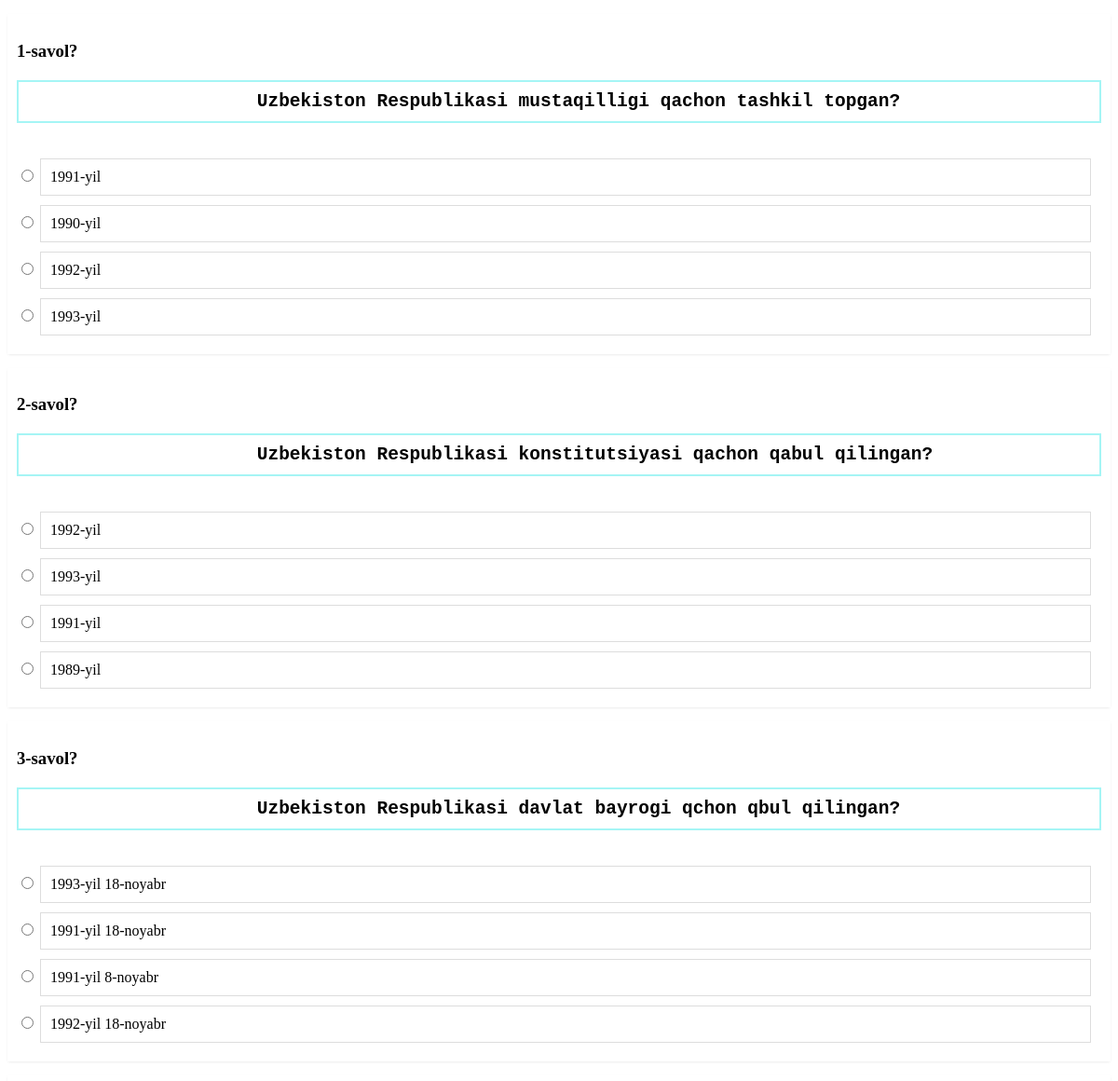
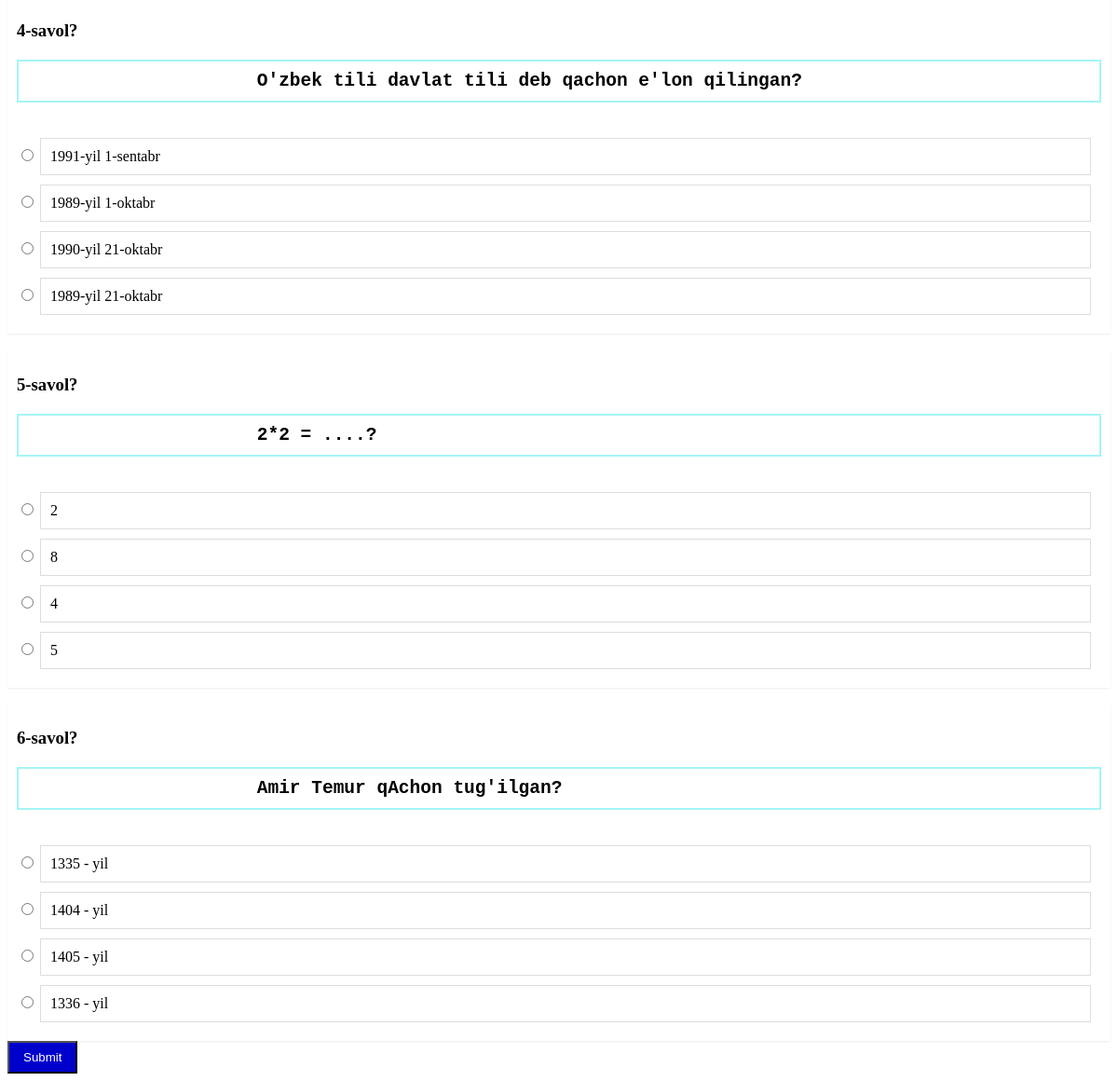
/test-student.php, run on the app's committed database (2 pictures, top to bottom).
### tables this page shows
CREATE TABLE `quiz` (
  `id` int(11) NOT NULL,
  `savol` text NOT NULL,
  `t_javob` varchar(255) NOT NULL,
  `n_javob` varchar(255) NOT NULL,
  `n_javob2` varchar(255) NOT NULL,
  `n_javob3` varchar(255) NOT NULL
);

### com/test.php (called while the page is built, shortened)
<?php
require_once "config.php";
class Test{
    public function getTest(){
        $config = new Config();
        $obj = $config->sql("SELECT * FROM `quiz`");
        return $config->sqlArray($obj);
    }
}
?>

### com/config.php (called while the page is built, shortened)
<?php
class Config{
    private $connection;
    public function __construct()
    {
        $this->connection = new mysqli(self::HOST, self::DB_USER, self::DB_PASS, self::DB_NAME);
    }
    public function sql($query){
        return mysqli_query($this->connection, $query);
    }
    public function sqlArray($obj){
        $result = [];
        while($row = $obj->fetch_assoc()){
            $result[] = $row;
        }
        return $result;
    }
}
 ?>

### test-student.php (the view, shortened to what this page needs)
<?php
require("com/test.php");
$test = new Test();
$tests = $test->getTest();
$arr = [
   "t_javob", "n_javob", "n_javob2", "n_javob3"
];
?>
<!DOCTYPE html>
<html>
   <head>
      <link rel="stylesheet" type="text/css" href="css/style-test.css"/>
   </head>
   <body >
      <form action="answer.php" method="post">
         <?php
            $i = 0;
            foreach ($tests as $savol) {
               $i++;
               shuffle($arr);
         ?>
         <div class="scp-quizzes-main">
            <div class="scp-quizzes-data">
               <h3><?=$i?>-savol?</h3>
                  <h2><pre>
                     <?=$savol["savol"]?>
                  </pre></h2>
                  <br/>
                  <input id="r1<?=$i?>" type="radio" name="question<?=$i?>" value="<?=$savol[$arr[0]]?>" >
                     <label for="r1<?=$i?>"><?=$savol[$arr[0]]?></label><br/>
                  <input id="r2<?=$i?>" type="radio" name="question<?=$i?>" value="<?=$savol[$arr[1]]?>" >
                     <label for="r2<?=$i?>"><?=$savol[$arr[1]]?></label><br/>
                  <input id="r3<?=$i?>" type="radio" name="question<?=$i?>" value="<?=$savol[$arr[2]]?>" >
                     <label for="r3<?=$i?>"><?=$savol[$arr[2]]?></label> <br/>
                  <input id="r4<?=$i?>" type="radio" name="question<?=$i?>" value="<?=$savol[$arr[3]]?>" >
                     <label for="r4<?=$i?>""><?=$savol[$arr[3]]?></label>
            </div>
         </div>
         <?php
          }
         ?>
         <button class="kirish" type="submit" name="ok">Submit </button>
      </form>
   </body>
</html>

### css/style-test.css (style rules this page uses)
.scp-quizzes-data { box-shadow: 0px 1px 3px -1px #DCDCDC; padding:10px; margin-top:15px; }
.kirish { background-color: mediumblue; color: white; padding: 8px 15px; }
pre { border:2px solid #a5f5f5; padding:10px; overflow-x:scroll; }
input[type=radio] + label { display:inline-block; width:95%; padding:10px; border:1px solid #ddd; margin-bottom:10px; }

### data on the page
quiz: savol "Uzbekiston Respublikasi mustaqilligi qachon tashkil topgan?", t_javob "1991-yil", n_javob2 "1990-yil", n_javob "1992-yil", n_javob3 "1993-yil"
quiz: savol "Uzbekiston Respublikasi konstitutsiyasi qachon qabul qilingan?…", t_javob "1992-yil", n_javob3 "1993-yil", n_javob2 "1991-yil", n_javob "1989-yil"
quiz: savol "Uzbekiston Respublikasi davlat bayrogi qchon qbul qilingan?", n_javob3 "1993-yil 18-noyabr", t_javob "1991-yil 18-noyabr", n_javob2 "1991-yil 8-noyabr", n_javob "1992-yil 18-noyabr"
quiz: savol "O'zbek tili davlat tili deb qachon e'lon qilingan?", n_javob3 "1991-yil 1-sentabr", n_javob2 "1989-yil 1-oktabr", n_javob "1990-yil 21-oktabr", t_javob "1989-yil 21-oktabr"
quiz: savol "2*2 = ....?", n_javob2 "2", n_javob "8", t_javob "4", n_javob3 "5"
quiz: savol "Amir Temur qAchon tug'ilgan?", n_javob "1335 - yil", n_javob3 "1404 - yil", n_javob2 "1405 - yil", t_javob "1336 - yil"
